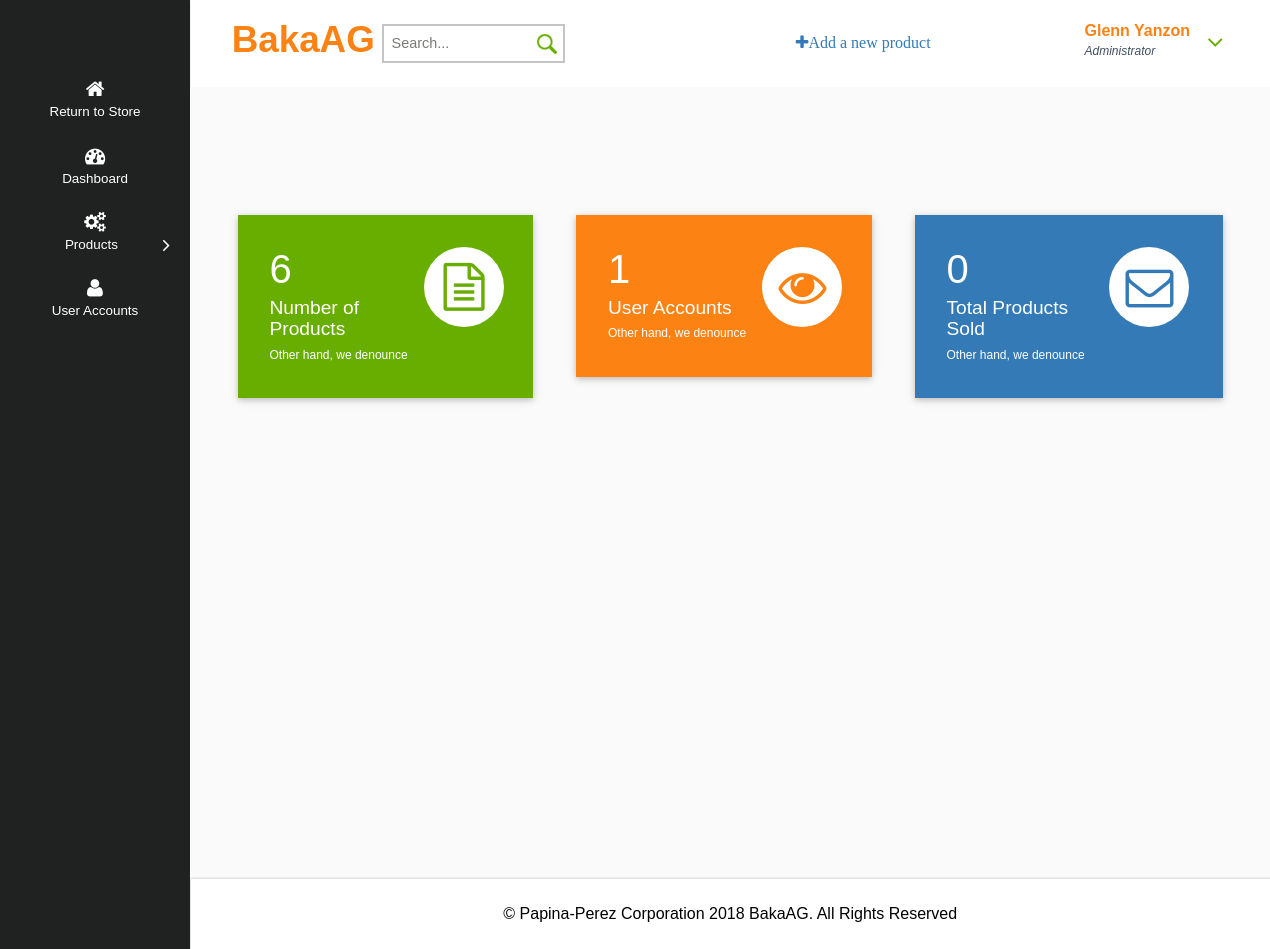
The page /admin/index.php (signed in) on the database as committed earlier.
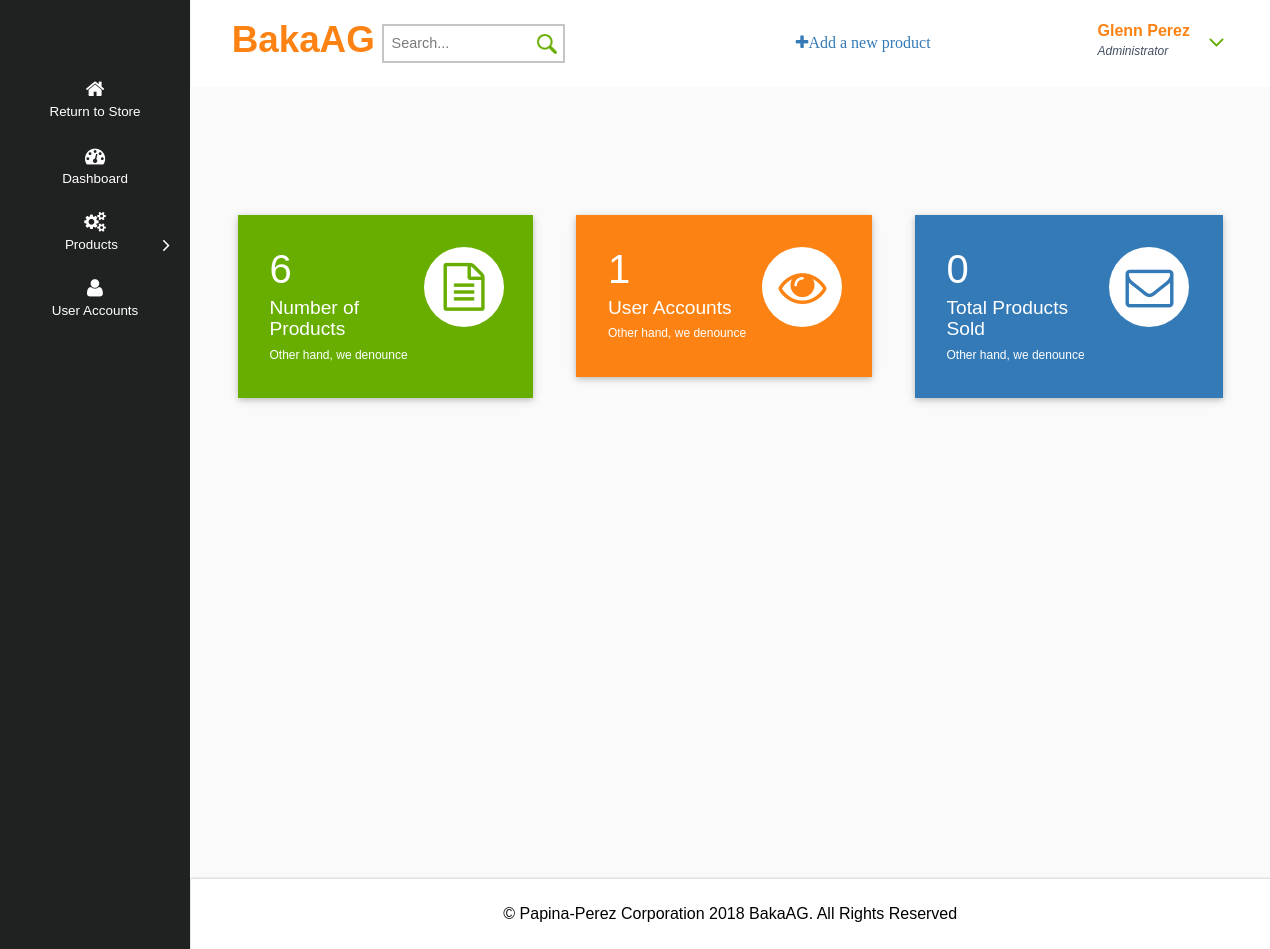
The same page on the database as committed later.
### tables this page shows
CREATE TABLE `account` (
  `acc_id` int(9) NOT NULL,
  `acc_email` varchar(700) NOT NULL,
  `acc_pass` varchar(700) NOT NULL,
  `acc_fname` varchar(32) NOT NULL,
  `acc_lname` varchar(32) NOT NULL,
  `acc_type_id` int(11) NOT NULL
);

### admin/index.php (the view, shortened to what this page needs)
<?php
	include "../backend/connection.php";
	$acc_id = $_SESSION['acc_id'];
	$sql = "SELECT * FROM account WHERE acc_id=$acc_id";
	$result = $conn->query($sql);
	$row = $result->fetch_assoc()
?><!DOCTYPE html>
<html>
<head>
	<link href="css/bootstrap.css" rel="stylesheet" type="text/css" media="all">
	<link href="css/style.css" rel="stylesheet" type="text/css" media="all"/>
	<link href="css/font-awesome.css" rel="stylesheet">
</head>
<body>
<div class="page-container">
   <div class="left-content">
	   <div class="mother-grid-inner">
				<div class="header-main">
					<div class="header-left">
							<div class="logo-name">
									 <a href="index.php"> <h1>BakaAG</h1>
								  </a>
							</div>
								<div class="search-box">
									<form>
										<input type="text" placeholder="Search..." required="">
										<input type="submit" value="">
									</form>
								</div>
						</div>
						<div class="header-right">
							<div class="profile_details_left">
								<ul class="nofitications-dropdown">
									<li class="dropdown head-dpdn">
										<a href="#" class="dropdown-toggle" aria-expanded="false"  data-toggle="modal" data-target=".product_modal"><i class="fa fa-plus">Add a new product</i></a>
									</li>
								</ul>
								<div class="clearfix"> </div>
							</div>
							<div class="profile_details">
								<ul>
									<li class="dropdown profile_details_drop">
										<a href="#" class="dropdown-toggle" data-toggle="dropdown" aria-expanded="false">
											<div class="profile_img">
												<div class="user-name">
													<p><?php echo $row['acc_fname']." "; echo $row['acc_lname']?></p>
													<span>Administrator</span>
												</div>
												<i class="fa fa-angle-down lnr"></i>
												<div class="clearfix"></div>
											</div>
										</a>
									</li>
								</ul>
							</div>
							<div class="clearfix"> </div>
						</div>
				     <div class="clearfix"> </div>
				</div>
	<div class="main-page" id="main-page">
		<?php include "pages/dashboard.php";?>
	</div>
<div class="copyrights">
				 <p>© Papina-Perez Corporation 2018 BakaAG. All Rights Reserved</p>
			</div>
		</div>
	</div>
    <div class="sidebar-menu">
		    <div class="menu">
		      <ul id="menu" >
		        <li id="menu-home" ><a href="../index.php"><i class="fa fa-home"></i><span>Return to Store</span></a></li>
		        <li id="menu-home" ><a href="index.php"><i class="fa fa-tachometer"></i><span>Dashboard</span></a></li>
		        <li><a href="#Products" onclick="chPage()"><i class="fa fa-cogs"></i><span>Products</span><span class="fa fa-angle-right" style="float: right"></span></a>
		        </li>
		        <li id="menu-home" ><a href="#"><i class="fa fa-user"></i><span>User Accounts</span></a></li>
		      </ul>
		    </div>
	 </div>
</div>
</body>
</html>

### admin/pages/dashboard.php (shortened to what this page needs)
<?php
	$sql = "SELECT COUNT(*) as TOTALprod FROM product";
	$result = $conn->query($sql);
	$prod = $result->fetch_assoc();
	$sql = "SELECT COUNT(*) as TOTALuser FROM account";
	$result = $conn->query($sql);
	$user = $result->fetch_assoc();
	$sql = "SELECT SUM(inv_no_of_sold) as TOTALsold FROM inventory";
	$result = $conn->query($sql);
	$sold = $result->fetch_assoc();
?>
<div class="inner-block">
	<div class="blank">
	 <div class="market-updates">
			<div class="col-md-4 market-update-gd">
				<div class="market-update-block clr-block-1">
					<div class="col-md-8 market-update-left">
						<h3><?php echo $prod['TOTALprod']?></h3>
						<h4>Number of Products</h4>
						<p>Other hand, we denounce</p>
					</div>
					<div class="col-md-4 market-update-right">
						<i class="fa fa-file-text-o"> </i>
					</div>
				  <div class="clearfix"> </div>
				</div>
			</div>
			<div class="col-md-4 market-update-gd">
				<div class="market-update-block clr-block-2">
				 <div class="col-md-8 market-update-left">
					<h3><?php echo $user['TOTALuser']?></h3>
					<h4>User Accounts</h4>
					<p>Other hand, we denounce</p>
				  </div>
					<div class="col-md-4 market-update-right">
						<i class="fa fa-eye"> </i>
					</div>
				  <div class="clearfix"> </div>
				</div>
			</div>
			<div class="col-md-4 market-update-gd">
				<div class="market-update-block clr-block-3">
					<div class="col-md-8 market-update-left">
						<h3><?php echo $sold['TOTALsold']?></h3>
						<h4>Total Products Sold</h4>
						<p>Other hand, we denounce</p>
					</div>
					<div class="col-md-4 market-update-right">
						<i class="fa fa-envelope-o"> </i>
					</div>
				  <div class="clearfix"> </div>
				</div>
			</div>
		</div>
	</div>
</div>

Rows that differ between the two databases and show on the page:
changed account "Glenn": acc_lname "Yanzon" → "Perez"
